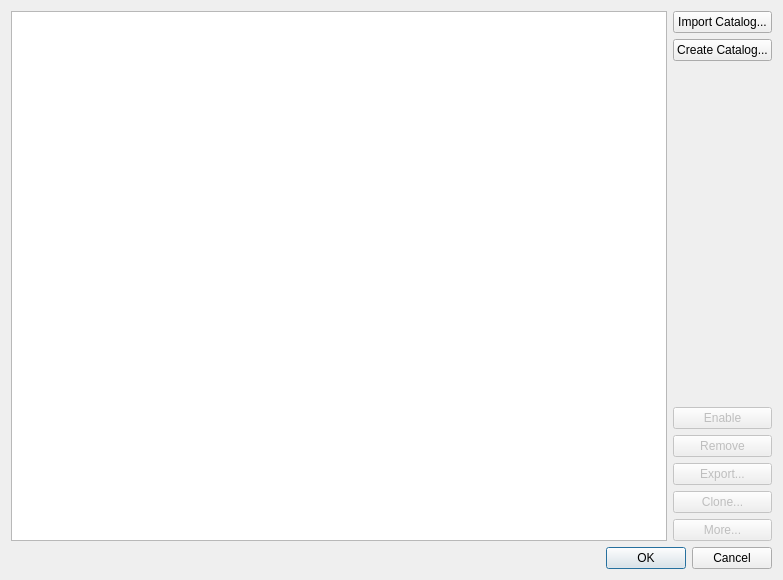
<?xml version="1.0" encoding="UTF-8"?>
<ui version="4.0">
 <class>CatalogsDBUI</class>
 <widget class="QDialog" name="CatalogsDBUI">
  <property name="geometry">
   <rect>
    <x>0</x>
    <y>0</y>
    <width>783</width>
    <height>580</height>
   </rect>
  </property>
  <property name="windowTitle">
   <string>DSO Catalogs</string>
  </property>
  <layout class="QVBoxLayout" name="verticalLayout">
   <item>
    <layout class="QHBoxLayout" name="horizontalLayout">
     <item>
      <widget class="QTableWidget" name="objectsTable">
       <property name="frameShadow">
        <enum>QFrame::Sunken</enum>
       </property>
       <property name="editTriggers">
        <set>QAbstractItemView::NoEditTriggers</set>
       </property>
       <property name="selectionMode">
        <enum>QAbstractItemView::SingleSelection</enum>
       </property>
       <property name="selectionBehavior">
        <enum>QAbstractItemView::SelectRows</enum>
       </property>
      </widget>
     </item>
     <item>
      <layout class="QVBoxLayout" name="verticalLayout_2">
       <property name="leftMargin">
        <number>0</number>
       </property>
       <item>
        <widget class="QPushButton" name="importButton">
         <property name="text">
          <string>Import Catalog...</string>
         </property>
        </widget>
       </item>
       <item>
        <widget class="QPushButton" name="createButton">
         <property name="text">
          <string>Create Catalog...</string>
         </property>
        </widget>
       </item>
       <item>
        <spacer name="verticalSpacer_2">
         <property name="orientation">
          <enum>Qt::Vertical</enum>
         </property>
         <property name="sizeHint" stdset="0">
          <size>
           <width>20</width>
           <height>40</height>
          </size>
         </property>
        </spacer>
       </item>
       <item>
        <widget class="QPushButton" name="activateButton">
         <property name="enabled">
          <bool>false</bool>
         </property>
         <property name="text">
          <string>Enable</string>
         </property>
        </widget>
       </item>
       <item>
        <widget class="QPushButton" name="removeButton">
         <property name="enabled">
          <bool>false</bool>
         </property>
         <property name="text">
          <string>Remove</string>
         </property>
        </widget>
       </item>
       <item>
        <widget class="QPushButton" name="exportButton">
         <property name="enabled">
          <bool>false</bool>
         </property>
         <property name="text">
          <string>Export...</string>
         </property>
        </widget>
       </item>
       <item>
        <widget class="QPushButton" name="dublicateButton">
         <property name="enabled">
          <bool>false</bool>
         </property>
         <property name="text">
          <string>Clone...</string>
         </property>
        </widget>
       </item>
       <item>
        <widget class="QPushButton" name="moreButton">
         <property name="enabled">
          <bool>false</bool>
         </property>
         <property name="text">
          <string>More...</string>
         </property>
        </widget>
       </item>
      </layout>
     </item>
    </layout>
   </item>
   <item>
    <widget class="QDialogButtonBox" name="buttonBox">
     <property name="orientation">
      <enum>Qt::Horizontal</enum>
     </property>
     <property name="standardButtons">
      <set>QDialogButtonBox::Cancel|QDialogButtonBox::Ok</set>
     </property>
    </widget>
   </item>
  </layout>
 </widget>
 <resources/>
 <connections>
  <connection>
   <sender>buttonBox</sender>
   <signal>accepted()</signal>
   <receiver>CatalogsDBUI</receiver>
   <slot>accept()</slot>
   <hints>
    <hint type="sourcelabel">
     <x>248</x>
     <y>254</y>
    </hint>
    <hint type="destinationlabel">
     <x>157</x>
     <y>274</y>
    </hint>
   </hints>
  </connection>
  <connection>
   <sender>buttonBox</sender>
   <signal>rejected()</signal>
   <receiver>CatalogsDBUI</receiver>
   <slot>reject()</slot>
   <hints>
    <hint type="sourcelabel">
     <x>316</x>
     <y>260</y>
    </hint>
    <hint type="destinationlabel">
     <x>286</x>
     <y>274</y>
    </hint>
   </hints>
  </connection>
 </connections>
</ui>
